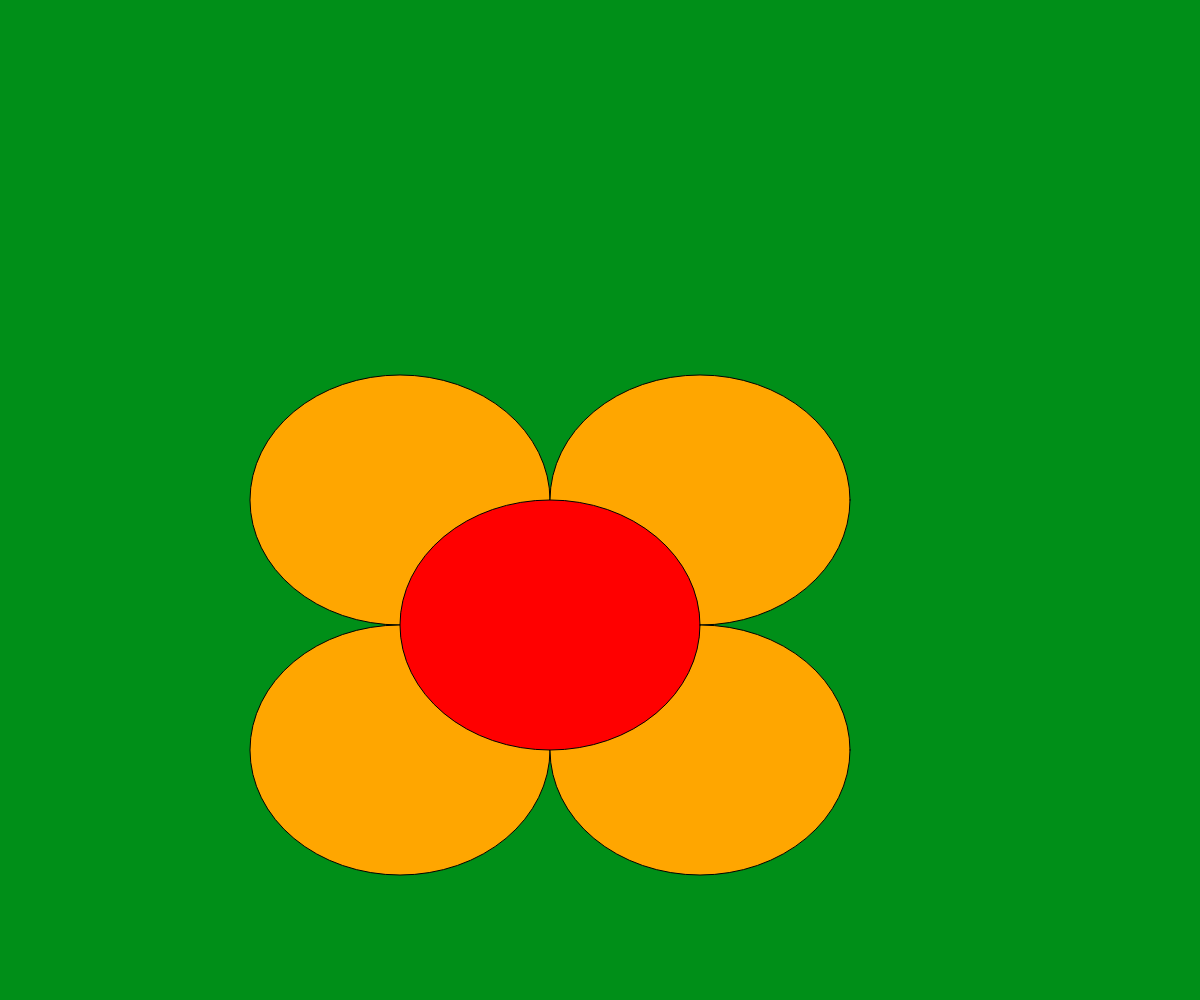
Frame 1 (no input)
Frame 60 (no input): identical to frame 1, image omitted
Frame 120 (the mouse pressed at the canvas centre since frame 60): identical to frame 1, image omitted

The p5.js sketch that drew this single still picture (run headless with seeded random() and noise() and a simulated clock; from frame 60 on, the mouse is pressed at the canvas centre):

// p5.js sketch
// ── sketch.js
function setup() {                           
  createCanvas(windowWidth, windowHeight);
}

function draw() {
  background(0, 143, 24);
  fill(255, 166, 0);
  ellipse(width/3,height/2,width/4,height/4);
  ellipse((width/3)+(width/4),height/2,width/4,height/4);
  ellipse(width/3,(height/2)+(height/4),width/4,height/4);
  ellipse((width/3)+(width/4),(height/2)+(height/4),width/4,height/4);
  fill(255,0,0);
  ellipse((width/3)+(width/8),(height/2)+(height/8),width/4,height/4); 
}

function windowResized() {
  resizeCanvas(windowWidth, windowHeight);
}
